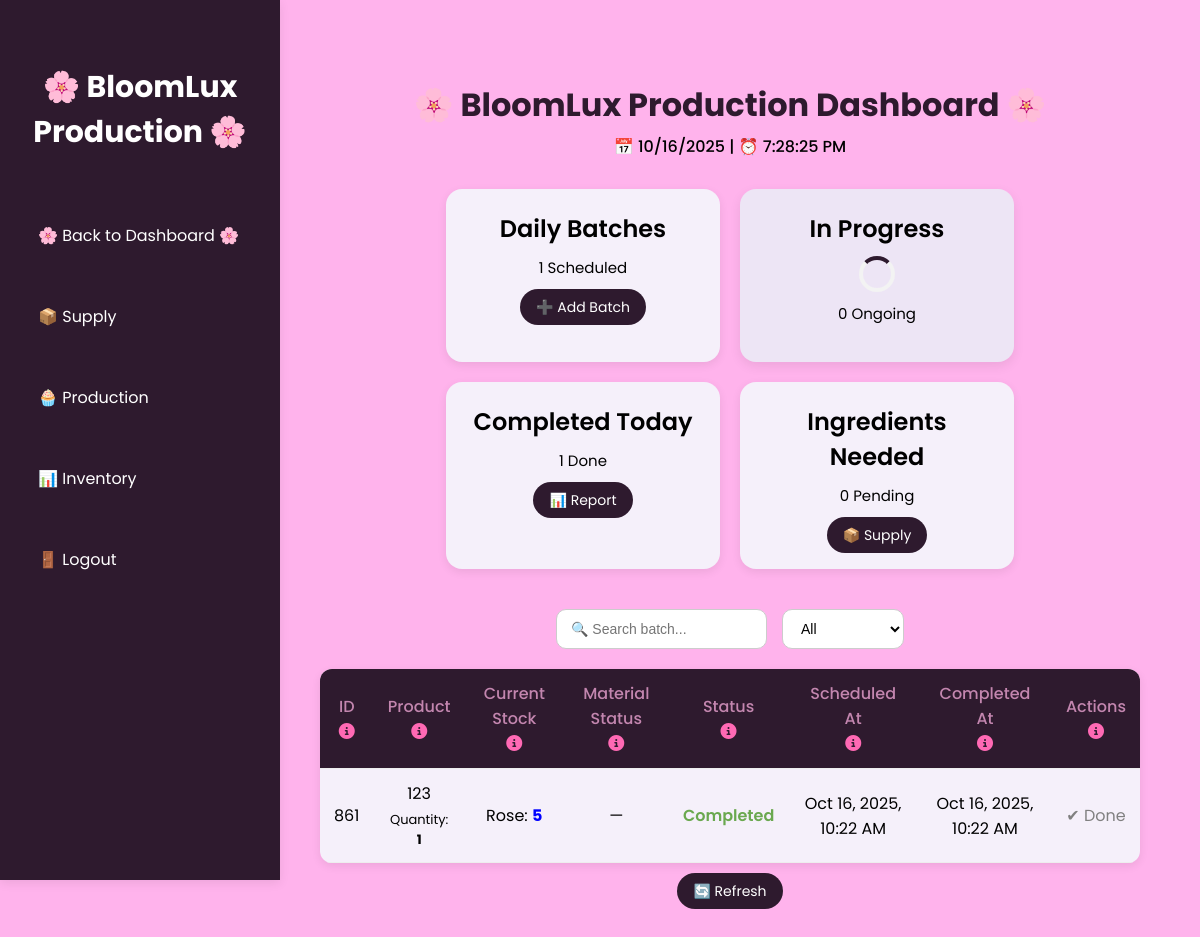
Screenshot of /production.php (signed in) with the database file from the repository.
### tables this page shows
CREATE TABLE `batches` (
  `id` int(11) NOT NULL,
  `product_name` varchar(100) NOT NULL,
  `quantity` int(11) NOT NULL,
  `status` enum('scheduled','in_progress','completed') DEFAULT 'scheduled',
  `scheduled_at` timestamp NOT NULL DEFAULT current_timestamp(),
  `completed_at` timestamp NULL DEFAULT NULL,
  `is_deleted` tinyint(1) DEFAULT 0
);

CREATE TABLE `batch_materials` (
  `id` int(11) NOT NULL,
  `batch_id` int(11) NOT NULL,
  `stock_id` int(11) NOT NULL,
  `quantity_used` int(11) NOT NULL,
  `created_at` timestamp NOT NULL DEFAULT current_timestamp(),
  `quantity_reserved` int(11) DEFAULT 0
);

CREATE TABLE `inventory` (
  `id` int(11) NOT NULL,
  `item_name` varchar(100) NOT NULL,
  `quantity` int(11) NOT NULL DEFAULT 0,
  `unit` varchar(50) NOT NULL,
  `status` enum('available','low','out') DEFAULT 'available',
  `updated_at` timestamp NOT NULL DEFAULT current_timestamp() ON UPDATE current_timestamp(),
  `created_at` timestamp NOT NULL DEFAULT current_timestamp()
);

### production.php (the view, shortened to what this page needs)
<?php
include 'backend/init.php';
$daily_batches = $conn->query("SELECT COUNT(*) as count
    FROM batches
    WHERE DATE(scheduled_at) = CURDATE()
      AND is_deleted = 0")->fetch_assoc()['count'];
$in_progress = $conn->query("SELECT COUNT(*) as count FROM batches WHERE status = 'in_progress' AND is_deleted = 0")->fetch_assoc()['count'];
$completed_today = $conn->query("SELECT COUNT(*) as count FROM batches WHERE status = 'completed' AND DATE(completed_at) = CURDATE()")->fetch_assoc()['count'];
$ingredients_needed = $conn->query("SELECT COUNT(*) as count FROM requests WHERE status = 'pending'")->fetch_assoc()['count'];
$status_filter = $_GET['status_filter'] ?? 'all';
$where = ($status_filter != 'all') ? "AND status='$status_filter'" : '';
$batches = $conn->query("SELECT * FROM batches WHERE is_deleted = 0 $where ORDER BY scheduled_at DESC");
?>
<!DOCTYPE html>
<html lang="en">
<head>
    <link rel="stylesheet" href="https://cdnjs.cloudflare.com/ajax/libs/font-awesome/6.4.0/css/all.min.css" />
    <link rel="stylesheet" href="css/production.css">
</head>
<body>
    <div class="sidebar">
        <h2>🌸 BloomLux Production 🌸</h2>
        <a href="home.php">🌸 Back to Dashboard 🌸</a>
        <a href="supply.php">📦 Supply</a>
        <a href="production.php">🧁 Production</a>
        <a href="inventory.php">📊 Inventory</a>
        <a href="logout.php">🚪 Logout</a>
    </div>
    <div class="main">
        <h1>🌸 BloomLux Production Dashboard 🌸</h1>
        <div id="clock"></div>
        <div class="dashboard">
            <div class="card">
                <h2>Daily Batches</h2>
                <p><?php echo $daily_batches; ?> Scheduled</p>
                <a href="add_batch.php" class="btn">➕ Add Batch</a>
            </div>
            <div class="card loading">
                <h2>In Progress</h2>
                <div class="spinner"></div>
                <p><?php echo $in_progress; ?> Ongoing</p>
            </div>
            <div class="card">
                <h2>Completed Today</h2>
                <p><?php echo $completed_today; ?> Done</p>
                <a href="report.php" class="btn">📊 Report</a>
            </div>
            <div class="card">
                <h2>Ingredients Needed</h2>
                <p><?php echo $ingredients_needed; ?> Pending</p>
                <a href="supply.php" class="btn">📦 Supply</a>
            </div>
        </div>
        <div class="controls">
            <input type="text" id="searchBatch" placeholder="🔍 Search batch..." onkeyup="filterTable()">
            <form method="GET">
                <select name="status_filter" onchange="this.form.submit()">
                    <option value="all" <?php if ($status_filter == 'all') echo 'selected'; ?>>All</option>
                </select>
            </form>
        </div>
        <table>
            <tr>
                <th>
                    ID
                    <br>
                    <span class="tooltip">
                        <i class="fa fa-info-circle"></i>
                    </span>
                </th>
                <th>
                    Product
                    <br>
                    <span class="tooltip">
                        <i class="fa fa-info-circle"></i>
                    </span>
                </th>
                <th>
                    Current Stock
                    <br>
                    <span class="tooltip">
                        <i class="fa fa-info-circle"></i>
                    </span>
                </th>
                <th>
                    Material Status
                    <br>
                    <span class="tooltip">
                        <i class="fa fa-info-circle"></i>
                    </span>
                </th>
                <th>
                    Status
                    <br>
                    <span class="tooltip">
                        <i class="fa fa-info-circle"></i>
                    </span>
                </th>
                <th>
                    Scheduled At
                    <br>
                    <span class="tooltip">
                        <i class="fa fa-info-circle"></i>
                    </span>
                </th>
                <th>
                    Completed At
                    <br>
                    <span class="tooltip">
                        <i class="fa fa-info-circle"></i>
                    </span>
                </th>
                <th>
                    Actions
                    <br>
                    <span class="tooltip">
                        <i class="fa fa-info-circle"></i>
                    </span>
                </th>
            </tr>
            <?php while ($row = $batches->fetch_assoc()): ?>
                <?php
                $batch_id = $row['id'];
                $materials_res = $conn->query("
        SELECT i.id AS stock_id, i.item_name, i.quantity AS current_stock,
               bm.quantity_used, bm.quantity_reserved
        FROM batch_materials bm
        JOIN inventory i ON bm.stock_id = i.id
        WHERE bm.batch_id = $batch_id
    ");
                $materials = [];
                $startDisabled = false;
                while ($mat = $materials_res->fetch_assoc()) {
                    $needed_total = $mat['quantity_used'];
                    $after = $mat['current_stock'] - max($needed_total - $mat['quantity_reserved'], 0);
                    $materials[] = [
                        'stock_id' => $mat['stock_id'],
                        'name' => $mat['item_name'],
                        'current' => $mat['current_stock'],
                        'needed' => $needed_total,
                        'reserved' => $mat['quantity_reserved'],
                        'after' => $after
                    ];
                }
                ?>
                <tr>
                    <td><?= $row['id'] ?></td>
                    <td>
                        <?= htmlspecialchars($row['product_name']) ?>
                        <div class="quantity-info">Quantity: <b><?= $row['quantity'] ?></b></div>
                    </td>
                    <td>
                        <?php
                        if (!empty($materials)) {
                            foreach ($materials as $m) {
                                echo "{$m['name']}: <b style='color:blue'>{$m['current']}</b>";
                                echo "<br>";
                            }
                        } else {
                            echo "<span style='color:red;'>No materials linked</span>";
                        }
                        ?>
                    </td>
                    <td>
                        <?php
                        if (!empty($materials)) {
                            foreach ($materials as $m) {
                                if ($row['status'] === 'scheduled') {
                                    echo "<span style='font-family:Poppins,sans-serif;'>{$m['name']}: Reserved (<b style='color:orange'>{$m['needed']}</b>)</span><br>";
                                } elseif ($row['status'] === 'in_progress') {
                                    echo "<span style='font-family:Poppins,sans-serif;'>{$m['name']}: Used (<b style='color:green'>{$m['needed']}</b>)</span><br>";
                                } else {
                                    echo "<span style='font-family:Poppins,sans-serif;'>—</span>";
                                }
                            }
                        } else {
                            echo "<span style='font-family:Poppins,sans-serif;'>—</span>";
                        }
                        ?>
                    </td>
                    <td class="status-<?= $row['status'] ?>"><?= ucfirst($row['status']) ?></td>
                    <td><?= date("M d, Y, h:i A", strtotime($row['scheduled_at'])) ?></td>
                    <td><?= $row['completed_at'] ? date("M d, Y, h:i A", strtotime($row['completed_at'])) : '—' ?></td>
                    <td class="actions">
                        <?php if ($row['status'] === 'scheduled'): ?>
                            <?php if ($startDisabled): ?>
                                <a href="#" onclick="showStockAlert()" class="btn">▶ Start</a>
                            <?php else: ?>
                                <a href="update_batch.php?id=<?= $row['id'] ?>&status=in_progress" class="btn">▶ Start</a>
                            <?php endif; ?>
                        <?php elseif ($row['status'] === 'in_progress'): ?>
                            <a href="update_batch.php?id=<?= $row['id'] ?>&status=completed" class="btn" style="background:#6aa84f;">✔ Complete</a>
                        <?php else: ?>
                            <span style="color:gray;">✔ Done</span>
                        <?php endif; ?>
                    </td>
                </tr>
            <?php endwhile; ?>
        </table>
        <div style="text-align:center;margin-top:15px;">
            <a href="production.php" class="btn">🔄 Refresh</a>
        </div>
    </div>
</body>
</html>

### css/production.css (style rules this page uses)
:root { --bg: #ffb3ecff; --card: #f5f0fa; --primary: #2e1a2eff; --text: #000000ff; --highlight: #000000ff; --shadow: 0 3px 10px rgba(0, 0, 0, 0.08); }
body { font-family: 'Poppins', sans-serif; background: var(--bg); margin: 0; display: flex; color: var(--text); }
.sidebar { width: 240px; background: var(--primary); color: #ffffff; height: 100vh; position: fixed; padding: 40px 20px; display: flex; flex-direction: column; box-shadow: var(--shadow); }
.sidebar h2 { text-align: center; font-weight: 700; font-size: 30px; margin-bottom: 40px; color: #ffffff; }
.sidebar a { display: block; color: #ffffff; padding: 20px 18px; margin: 8px 0; text-decoration: none; border-radius: 50px; transition: 0.3s; }
.main { margin-left: 260px; flex: 1; padding: 60px; background: var(--bg); }
h1 { color: var(--primary); text-align: center; font-weight: 700; margin-bottom: 5px; }
#clock { text-align: center; color: var(--highlight); font-weight: 500; margin-bottom: 30px; }
.dashboard { display: flex; flex-wrap: wrap; gap: 20px; justify-content: center; margin-bottom: 40px; }
.card { background: var(--card); border-radius: 16px; box-shadow: var(--shadow); text-align: center; padding: 22px; width: 230px; transition: 0.3s ease; position: relative; }
.card h2 { color: var(--highlight); margin: 0 0 10px; font-weight: 600; }
.card p { margin: 0 0 15px; color: var(--text); font-size: 15px; }
.btn { background: var(--primary); color: #ffffff; padding: 8px 16px; border-radius: 18px; text-decoration: none; font-size: 14px; transition: 0.3s; }
.card.loading { background: #ede5f5; box-shadow: 0 4px 12px rgba(0, 0, 0, 0.08); }
.spinner { margin: 8px auto 10px; border: 4px solid #f3f3f3; border-top: 4px solid var(--primary); border-radius: 50%; width: 28px; height: 28px; animation: spin 1s linear infinite; }
.controls { display: flex; justify-content: center; gap: 15px; margin-bottom: 20px; flex-wrap: wrap; }
input[type="text"], select { padding: 10px 14px; border: 1px solid #ccc; border-radius: 10px; font-size: 14px; transition: 0.3s; background: #fff; color: var(--text); }
table { width: 100%; border-collapse: collapse; background: var(--card); border-radius: 12px; overflow: hidden; box-shadow: var(--shadow); color: var(--text); }
th, td { padding: 12px 14px; text-align: center; border-bottom: 1px solid #eee; }
th { background: var(--primary); color: #c386afff; font-weight: 500; }
.status-completed { color: #6aa84f; font-weight: 600; }
.quantity-info { font-size: 13px; color: var(--highlight); margin-top: 4px; }
.tooltip { position: relative; display: inline-block; }
.tooltip i { color: #ff69b4; cursor: pointer; transition: color 0.3s; }

### rows the page displays
batches: id "861", product_name "123", quantity "1", status "Completed", scheduled_at "Oct 16, 2025, 10:22 AM", completed_at "Oct 16, 2025, 10:22 AM", shows "✔ Done"
batch_materials: stock.item_name "Rose", stock.quantity "5"

### other values shown
$daily_batches "1"
$in_progress "0"
$completed_today "1"
$ingredients_needed "0"
